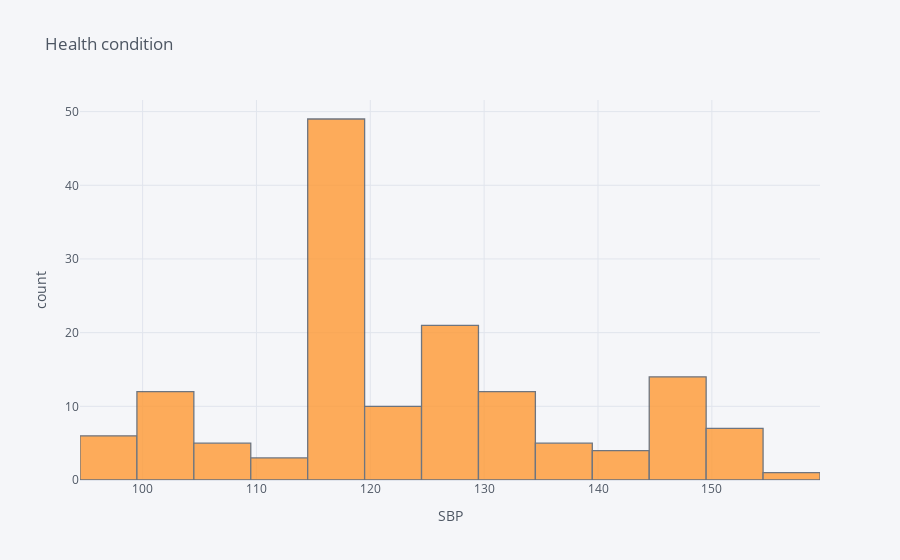

This figure's notebook cell:
### Code cell
#single variable distribution
#plot histogram on 'SBP' variable
data1['SBP'].iplot(kind = 'hist',xTitle = 'SBP',yTitle = 'count',title='Health condition')

### Figure 1 — Plotly figure (JSON) as saved in the notebook; plotly's stock layout.template omitted (floating-point values rounded to 4 significant figures; data arrays with more than 128 entries replaced by an {"elided": "..."} marker saying what was removed)
{"data": [{"histfunc": "count", "histnorm": "", "marker": {"color": "rgba(255, 153, 51, 1.0)", "line": {"color": "#4D5663", "width": 1.3}}, "name": "SBP", "opacity": 0.8, "orientation": "v", "type": "histogram", "x": {"elided": "149 int values"}}], "layout": {"barmode": "overlay", "legend": {"bgcolor": "#F5F6F9", "font": {"color": "#4D5663"}}, "paper_bgcolor": "#F5F6F9", "plot_bgcolor": "#F5F6F9", "title": {"font": {"color": "#4D5663"}, "text": "Health condition"}, "xaxis": {"gridcolor": "#E1E5ED", "showgrid": true, "tickfont": {"color": "#4D5663"}, "title": {"font": {"color": "#4D5663"}, "text": "SBP"}, "zerolinecolor": "#E1E5ED"}, "yaxis": {"gridcolor": "#E1E5ED", "showgrid": true, "tickfont": {"color": "#4D5663"}, "title": {"font": {"color": "#4D5663"}, "text": "count"}, "zerolinecolor": "#E1E5ED"}}}
